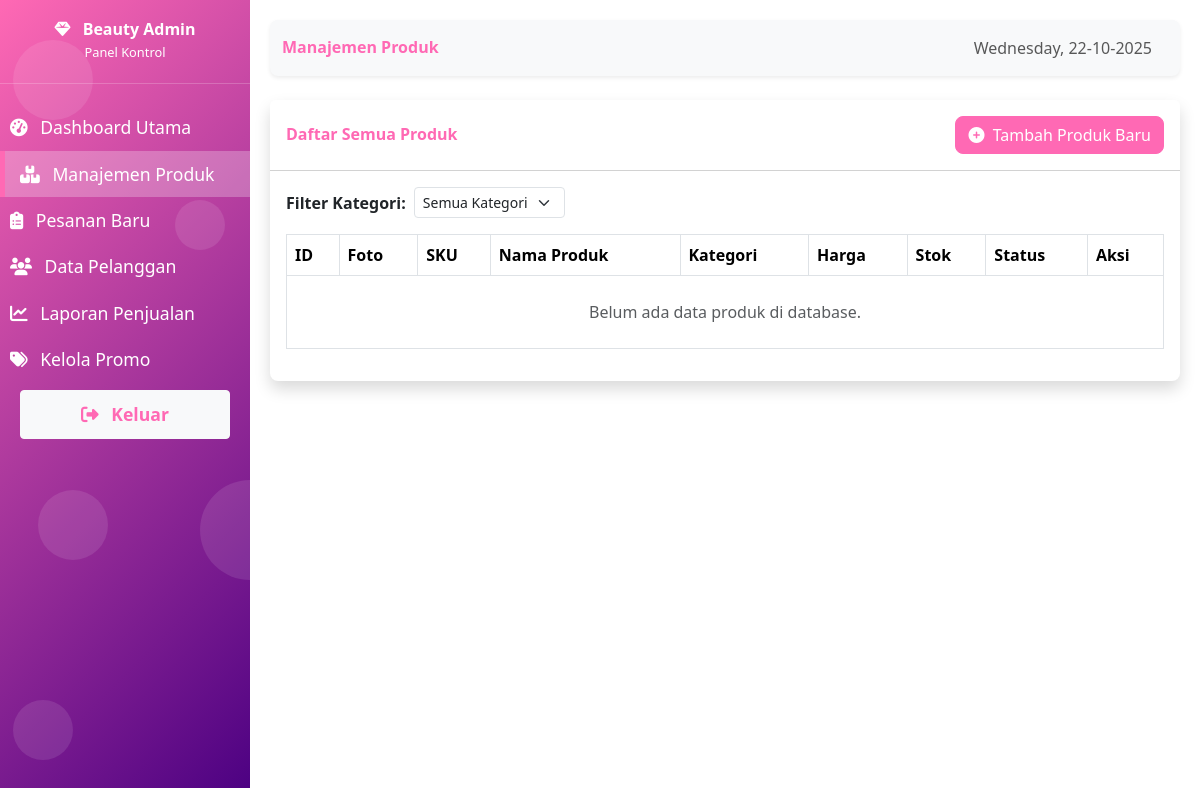
/admin/manajemen-produk.php, run on an earlier commit of the app's database.
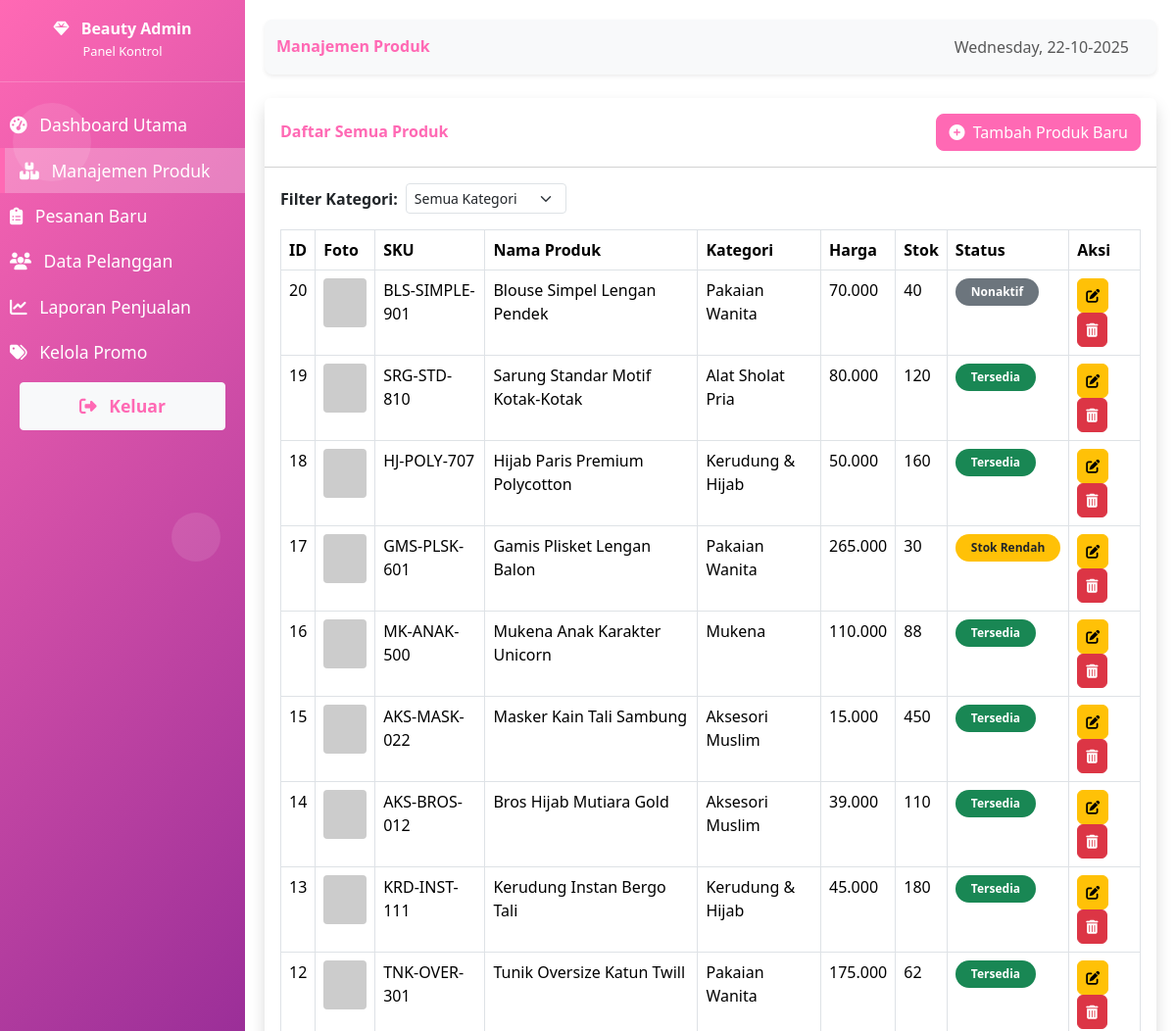
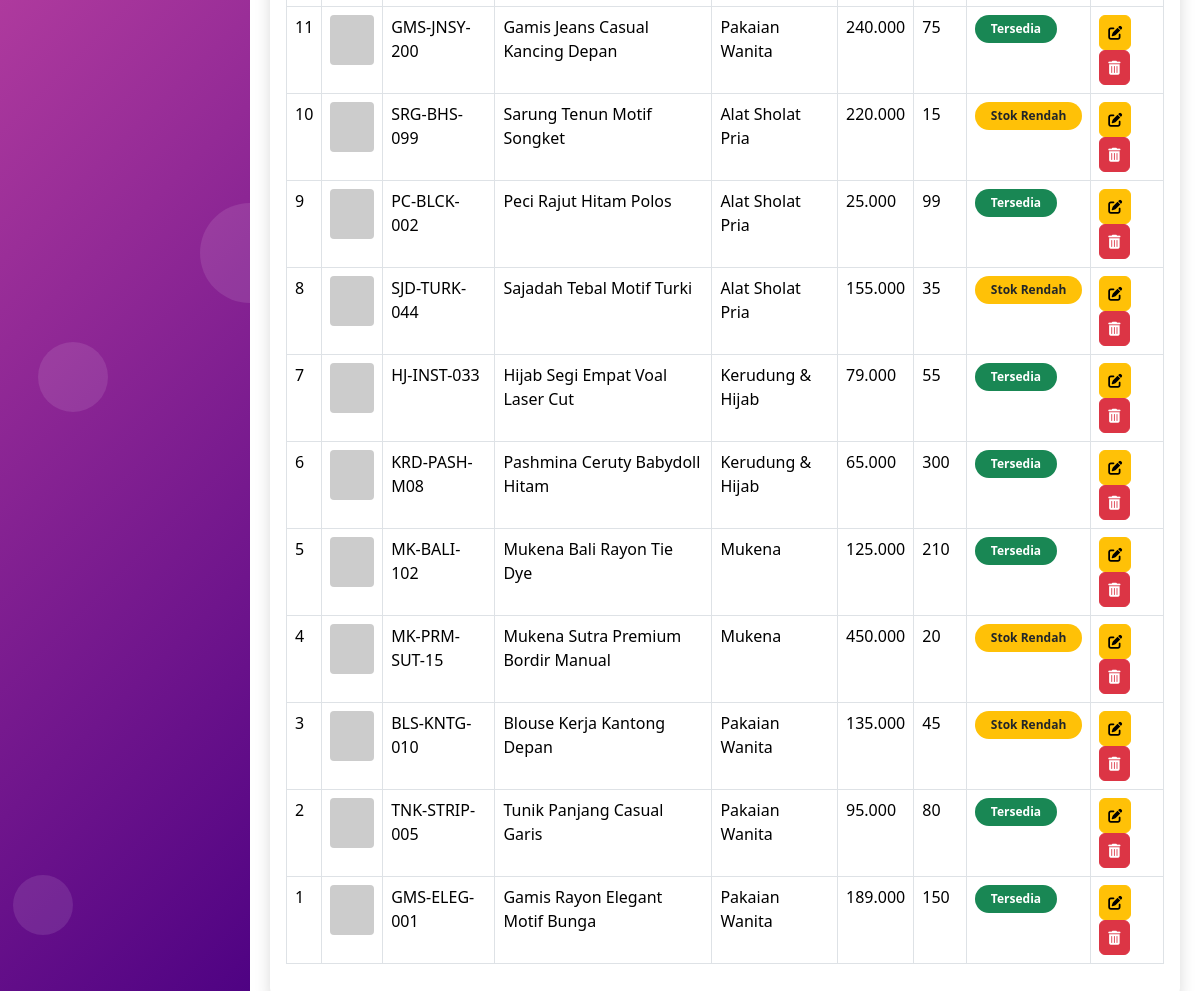
And on a later commit of the database (2 pictures, top to bottom).
### tables this page shows
CREATE TABLE `products` (
  `id` int(11) NOT NULL,
  `category_id` int(11) NOT NULL,
  `sku` varchar(20) NOT NULL,
  `name` varchar(255) NOT NULL,
  `slug` varchar(255) NOT NULL,
  `description` text DEFAULT NULL,
  `price` decimal(10,2) NOT NULL,
  `stock` int(11) NOT NULL DEFAULT 0,
  `image_url` varchar(255) DEFAULT NULL,
  `is_active` tinyint(1) NOT NULL DEFAULT 1,
  `created_at` timestamp NOT NULL DEFAULT current_timestamp(),
  `updated_at` timestamp NOT NULL DEFAULT current_timestamp() ON UPDATE current_timestamp()
);

CREATE TABLE `categories` (
  `id` int(11) NOT NULL,
  `name` varchar(50) NOT NULL,
  `slug` varchar(50) NOT NULL,
  `description` text DEFAULT NULL,
  `created_at` timestamp NOT NULL DEFAULT current_timestamp()
);

### admin/proses/get_manajemen-produk.php (called while the page is built, shortened)
<?php
$query_products = "
SELECT
p.*,
c.name AS category_name
FROM products p
JOIN categories c ON p.category_id = c.id
ORDER BY p.id DESC
";
$result_products = mysqli_query($conn, $query_products);
?>

### admin/manajemen-produk.php (the view, shortened to what this page needs)
<?php
require_once '../db_connect.php';
require_once './proses/get_manajemen-produk.php';
?>
<!DOCTYPE html>
<html lang="id">
<head>
    <script src="https://cdn.tailwindcss.com"></script>
    <link href="https://cdn.jsdelivr.net/npm/bootstrap@5.3.3/dist/css/bootstrap.min.css" rel="stylesheet">
    <link rel="stylesheet" href="https://cdnjs.cloudflare.com/ajax/libs/font-awesome/6.5.2/css/all.min.css">
    <link rel="stylesheet" href="https://cdn.datatables.net/2.0.8/css/dataTables.bootstrap5.css">
    <link rel="stylesheet" href="/beauty-fashion/css/style-admin.css">
</head>
<body>
    <div class="wrapper">
        <?php include 'sidebar.php';?>
        <div id="content">
            <nav class="navbar navbar-expand-lg navbar-light bg-light rounded-3 mb-4 shadow-sm">
                <div class="container-fluid">
                    <h2 class="text-pink-primary fw-bold mb-0">Manajemen Produk</h2>
                    <div class="d-flex">
                        <span class="navbar-text me-3 d-none d-sm-inline">
                            <?php echo date('l, d-m-Y'); ?>
                        </span>
                    </div>
                </div>
            </nav>
            <div class="card shadow mb-4 border-0 rounded-lg">
                <div class="card-header py-3 bg-white d-flex justify-content-between align-items-center">
                    <h6 class="m-0 fw-bold" style="color: var(--bs-pink-primary);">Daftar Semua Produk</h6>
                    <button class="btn btn-pink-primary rounded-lg" data-bs-toggle="modal"
                        data-bs-target="#productFormModal" id="btnAddProduct">
                        <i class="fas fa-plus-circle me-1"></i> Tambah Produk Baru
                    </button>
                </div>
                <div class="card-body">
                    <div class="mb-3 d-flex align-items-center">
                        <label for="categoryFilter" class="form-label fw-semibold me-2 mb-0">Filter Kategori:</label>
                        <select id="categoryFilter" class="form-select form-select-sm" style="width: auto;">
                            <option value="">Semua Kategori</option>
                        </select>
                    </div>
                    <div class="table-responsive">
                        <table class="table table-bordered table-hover" id="productTable" width="100%" cellspacing="0">
                            <thead class="bg-light">
                                <tr>
                                    <th>ID</th>
                                    <th>Foto</th>
                                    <th>SKU</th>
                                    <th>Nama Produk</th>
                                    <th>Kategori</th>
                                    <th>Harga</th>
                                    <th>Stok</th>
                                    <th>Status</th>
                                    <th>Aksi</th>
                                </tr>
                            </thead>
                            <tbody>
                                <?php if (mysqli_num_rows($result_products) > 0): ?>
                                <?php mysqli_data_seek($result_products, 0);
                                while ($product = mysqli_fetch_assoc($result_products)): ?>
                                <tr>
                                    <td class="product-id"><?php echo htmlspecialchars($product['id']); ?></td>
                                    <td>
                                        <?php
                                        $image_url = !empty($product['image_url']) ? htmlspecialchars($product['image_url']) : 'https://placehold.co/50x50/cccccc/333333?text=N/A';
                                        $product_initial = substr(htmlspecialchars($product['name']), 0, 1);
                                        if (empty($product['image_url'])) {
                                            $image_url = "https://placehold.co/50x50/e83e8c/ffffff?text={$product_initial}";
                                        }
                                        ?>
                                        <img src="<?php echo $image_url; ?>" class="product-image-thumb"
                                            alt="<?php echo htmlspecialchars($product['name']); ?>"
                                            onerror="this.onerror=null; this.src='https://placehold.co/50x50/e83e8c/ffffff?text=X'">
                                    </td>
                                    <td><?php echo htmlspecialchars($product['sku']); ?></td>
                                    <td><?php echo htmlspecialchars($product['name']); ?></td>
                                    <td><?php echo htmlspecialchars($product['category_name']); ?></td>
                                    <td><?php echo number_format($product['price'], 0, ',', '.'); ?></td>
                                    <td><?php echo htmlspecialchars($product['stock']); ?></td>
                                    <td>
                                        <?php
                                        $stock = (int)$product['stock'];
                                        $is_active = (int)$product['is_active'];
                                        $status_text = 'Nonaktif';
                                        $status_class = 'bg-secondary';
                                        if ($is_active == 1) {
                                            if ($stock > 50) {
                                                $status_text = 'Tersedia';
                                                $status_class = 'bg-success';
                                            } elseif ($stock > 0 && $stock <= 50) {
                                                $status_text = 'Stok Rendah';
                                                $status_class = 'bg-warning text-dark';
                                            } else {
                                                $status_text = 'Habis';
                                                $status_class = 'bg-danger';
                                            }
                                        }
                                        ?>
                                        <span
                                            class="badge <?php echo $status_class; ?> py-2 px-3 rounded-pill"><?php echo $status_text; ?></span>
                                    </td>
                                    <td class="btn-action-group">
                                        <a href="manajemen-produk.php?edit_id=<?php echo $product['id']; ?>"
                                            class="btn btn-warning me-1 rounded-lg" title="Edit Produk"><i
                                                class="fas fa-edit"></i></a>
                                        <a href="./proses/proses_manajemen-produk.php?action=delete&id=<?php echo $product['id']; ?>"
                                            class="btn btn-danger rounded-lg"
                                            onclick="return confirm('Yakin ingin menghapus produk <?php echo htmlspecialchars($product['name']); ?>? Tindakan ini tidak dapat dibatalkan.');"
                                            title="Hapus Produk"><i class="fas fa-trash-alt"></i></a>
                                    </td>
                                </tr>
                                <?php endwhile; ?>
                                <?php else: ?>
                                <tr>
                                    <td colspan="9" class="text-center py-4 text-muted">Belum ada data produk di
                                        database.</td>
                                </tr>
                                <?php endif; ?>
                            </tbody>
                        </table>
                    </div>
                </div>
            </div>
        </div>
    </div>
</body>
</html>

### admin/sidebar.php (shortened to what this page needs)
<?php
$active_page = basename($_SERVER['PHP_SELF']);
?>
<nav id="sidebar">
    <div class="circle"></div>
    <div class="circle"></div>
    <div class="circle"></div>
    <div class="circle"></div>
    <div class="circle"></div>
    <div class="sidebar-header">
        <h3 class="fw-bold"><i class="fas fa-gem me-2"></i> Beauty Admin</h3>
        <small class="text-white-75">Panel Kontrol</small>
    </div>
    <ul class="components">
        <li class="<?php echo ($active_page == 'dashboard.php' ? 'active' : ''); ?>">
            <a href="dashboard.php"><i class="fas fa-tachometer-alt me-2"></i> Dashboard Utama</a>
        </li>
        <li class="<?php echo ($active_page == 'manajemen-produk.php' ? 'active' : ''); ?>">
            <a href="manajemen-produk.php"><i class="fas fa-boxes me-2"></i> Manajemen Produk</a>
        </li>
        <li class="<?php echo ($active_page == 'pesanan_baru.php' ? 'active' : ''); ?>">
            <a href="pesanan_baru.php"><i class="fas fa-clipboard-list me-2"></i> Pesanan Baru</a>
        </li>
        <li class="<?php echo ($active_page == 'data_pelanggan.php' ? 'active' : ''); ?>">
            <a href="data_pelanggan.php"><i class="fas fa-users me-2"></i> Data Pelanggan</a>
        </li>
        <li class="<?php echo ($active_page == 'laporan_penjualan.php' ? 'active' : ''); ?>">
            <a href="laporan_penjualan.php"><i class="fas fa-chart-line me-2"></i> Laporan Penjualan</a>
        </li>
        <li class="<?php echo ($active_page == 'kelola_promo.php' ? 'active' : ''); ?>">
            <a href="kelola_promo.php"><i class="fas fa-tags me-2"></i> Kelola Promo</a>
        </li>
    </ul>
    <ul class="list-unstyled components mt-3">
        <li style="position: absolute; bottom: 20px; width: 100%; padding: 0 20px; z-index: 10;">
            <a href="admin_login.php" class="btn btn-sm btn-light d-block text-pink-primary fw-bold">
                <i class="fas fa-sign-out-alt me-2"></i> Keluar
            </a>
        </li>
    </ul>
</nav>

### css/style-admin.css (style rules this page uses)
:root { --bs-pink-primary: #ff69b4; --bs-gradient-start: #ff69b4; --bs-gradient-end: #4b0082; --bs-sidebar-color: #fce4ec; --bs-active-bg: #ff69b4; }
.wrapper { display: flex; min-height: 100vh; }
#content { width: 100%; padding: 20px; transition: all 0.3s; }
.btn-pink-primary { background-color: var(--bs-pink-primary); border-color: var(--bs-pink-primary); color: white; }
.text-pink-primary { color: var(--bs-pink-primary) !important; }
.btn-action-group .btn { padding: 0.375rem 0.5rem; font-size: 0.875rem; border-radius: 0.375rem; }
.product-image-thumb { width: 50px; height: 50px; object-fit: cover; border-radius: 0.375rem; }
.product-image-thumb { width: 50px; height: 50px; object-fit: cover; border-radius: 4px; }
.btn-action-group .btn { padding: 0.375rem 0.5rem; }

### admin/manajemen-produk.php (style rules this page uses)
.product-image-thumb { width: 50px; height: 50px; object-fit: cover; border-radius: 4px; }
.btn-action-group .btn { padding: 0.375rem 0.5rem; }

### admin/sidebar.php (style rules this page uses)
#sidebar { width: 250px; min-width: 250px; background: linear-gradient(135deg, var(--bs-gradient-start), var(--bs-gradient-end)); color: white; position: relative; overflow: hidden; transition: all 0.3s; z-index: 100; }
.sidebar-header { padding: 20px; text-align: center; border-bottom: 1px solid rgba(255, 255, 255, 0.2); position: relative; z-index: 10; }
#sidebar ul.components { padding: 20px 0; list-style-type: none; position: relative; z-index: 10; }
#sidebar ul li a { padding: 10px; font-size: 1.1em; display: block; color: white; text-decoration: none; transition: background 0.3s; }
#sidebar ul li.active a { background: rgba(255, 255, 255, 0.25) !important; color: white; border-left: 5px solid var(--bs-active-bg); padding-left: 15px !important; }
.circle { position: absolute; background: rgba(255, 255, 255, 0.1); border-radius: 50%; pointer-events: none; z-index: 1; }
.circle:nth-child(1) { width: 80px; height: 80px; top: 5%; left: 5%; }
.circle:nth-child(2) { width: 50px; height: 50px; top: 25%; right: 10%; }
.circle:nth-child(3) { width: 70px; height: 70px; bottom: 30%; left: 15%; }
.circle:nth-child(4) { width: 100px; height: 100px; top: 60%; right: -20%; }
.circle:nth-child(5) { width: 60px; height: 60px; bottom: 5%; left: 5%; }

What changed in the data, as far as the page shows it:
added products: id "20", sku "BLS-SIMPLE-901", name "Blouse Simpel Lengan Pendek", category.name "Pakaian Wanita", price "70.000", stock "40", status_text "Nonaktif"
added products: id "19", sku "SRG-STD-810", name "Sarung Standar Motif Kotak-Kotak", category.name "Alat Sholat Pria", price "80.000", stock "120", stock "Tersedia"
added products: id "18", sku "HJ-POLY-707", name "Hijab Paris Premium Polycotton", category.name "Kerudung & Hijab", price "50.000", stock "160", stock "Tersedia"
added products: id "17", sku "GMS-PLSK-601", name "Gamis Plisket Lengan Balon", category.name "Pakaian Wanita", price "265.000", stock "30", stock "Stok Rendah"
added products: id "16", sku "MK-ANAK-500", name "Mukena Anak Karakter Unicorn", category.name "Mukena", price "110.000", stock "88", stock "Tersedia"
added products: id "15", sku "AKS-MASK-022", name "Masker Kain Tali Sambung", category.name "Aksesori Muslim", price "15.000", stock "450", stock "Tersedia"
added products: id "14", sku "AKS-BROS-012", name "Bros Hijab Mutiara Gold", category.name "Aksesori Muslim", price "39.000", stock "110", stock "Tersedia"
added products: id "13", sku "KRD-INST-111", name "Kerudung Instan Bergo Tali", category.name "Kerudung & Hijab", price "45.000", stock "180", stock "Tersedia"
added products: id "12", sku "TNK-OVER-301", name "Tunik Oversize Katun Twill", category.name "Pakaian Wanita", price "175.000", stock "62", stock "Tersedia"
added products: id "11", sku "GMS-JNSY-200", name "Gamis Jeans Casual Kancing Depan", category.name "Pakaian Wanita", price "240.000", stock "75", stock "Tersedia"
added products: id "10", sku "SRG-BHS-099", name "Sarung Tenun Motif Songket", category.name "Alat Sholat Pria", price "220.000", stock "15", stock "Stok Rendah"
added products: id "9", sku "PC-BLCK-002", name "Peci Rajut Hitam Polos", category.name "Alat Sholat Pria", price "25.000", stock "99", stock "Tersedia"
added products: id "8", sku "SJD-TURK-044", name "Sajadah Tebal Motif Turki", category.name "Alat Sholat Pria", price "155.000", stock "35", stock "Stok Rendah"
added products: id "7", sku "HJ-INST-033", name "Hijab Segi Empat Voal Laser Cut", category.name "Kerudung & Hijab", price "79.000", stock "55", stock "Tersedia"
added products: id "6", sku "KRD-PASH-M08", name "Pashmina Ceruty Babydoll Hitam", category.name "Kerudung & Hijab", price "65.000", stock "300", stock "Tersedia"
added products: id "5", sku "MK-BALI-102", name "Mukena Bali Rayon Tie Dye", category.name "Mukena", price "125.000", stock "210", stock "Tersedia"
added products: id "4", sku "MK-PRM-SUT-15", name "Mukena Sutra Premium Bordir Manual", category.name "Mukena", price "450.000", stock "20", stock "Stok Rendah"
added products: id "3", sku "BLS-KNTG-010", name "Blouse Kerja Kantong Depan", category.name "Pakaian Wanita", price "135.000", stock "45", stock "Stok Rendah"
added products: id "2", sku "TNK-STRIP-005", name "Tunik Panjang Casual Garis", category.name "Pakaian Wanita", price "95.000", stock "80", stock "Tersedia"
added products: id "1", sku "GMS-ELEG-001", name "Gamis Rayon Elegant Motif Bunga", category.name "Pakaian Wanita", price "189.000", stock "150", stock "Tersedia"
Also different on the page:
text no longer shown: "Belum ada data produk di database."
